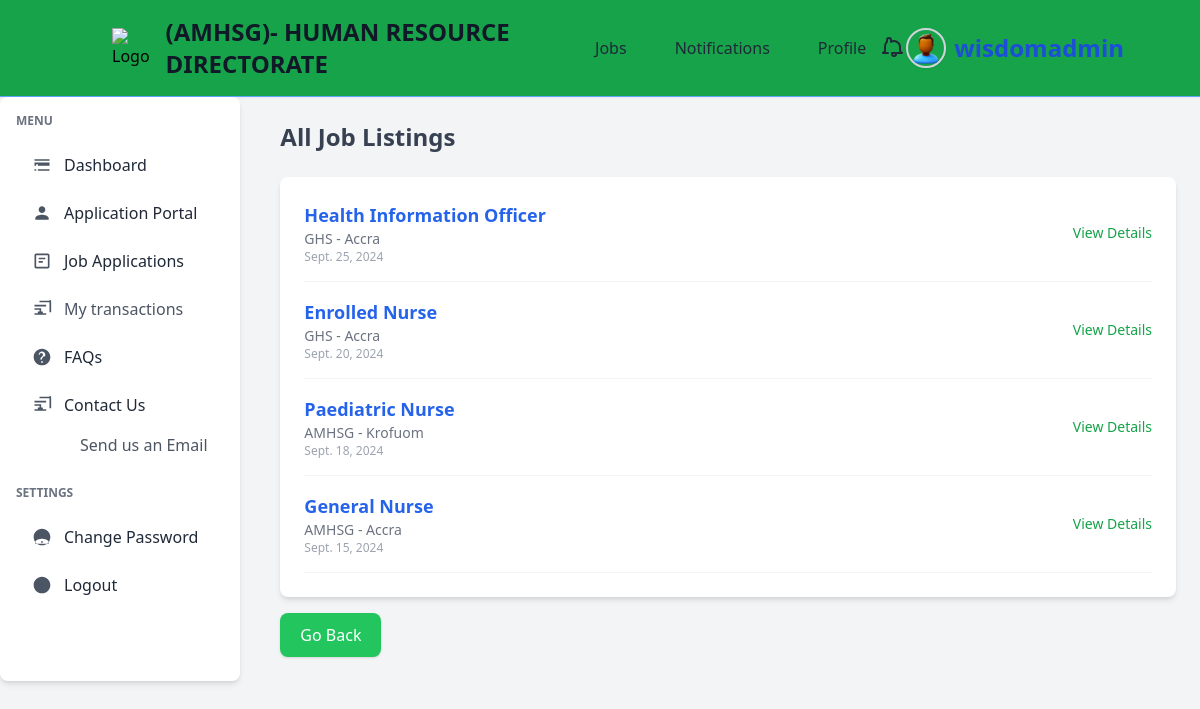
The app's page /jobs/ (signed in) with its own data.
### jobs/models.py (models this page shows, shortened)
class Job(models.Model):
    title = models.CharField(max_length=255, default="none")
    company = models.CharField(max_length=255, default="none")  # Name of the company offering the job
    location = models.CharField(max_length=255, default="none")
    description = models.TextField()
    responsibilities = models.TextField(help_text="List of job responsibilities", default="none")  # New field for responsibilities
    requirements = models.TextField(help_text="List of job requirements", default="none")  # New field for requirements
    salary = models.CharField(max_length=100, blank=True, null=True, help_text="Salary range or amount")  # Optional salary field
    posted_date = models.DateField(auto_now_add=True, blank=True, null=True)
    application_deadline = models.DateField(null=True, blank=True, help_text="Deadline to apply for the job")  # New field for application deadline
    class Meta:
        ordering = ['-posted_date']  # Orders job listings by the most recent first

### jobs/views.py (the view)
# urls.py: path('jobs/', views.job_list, name='job-list'),
@login_required(login_url="authentication:my-login")
def job_list(request):
    jobs = Job.objects.all().order_by('-posted_date')
    context = {
        'jobs': jobs,
    }
    return render(request, 'jobs/index.html', context)

### templates/jobs/index.html
{% extends 'authentication/dash-base.html' %} {% block content %}
 <section>
  <h2 class="text-2xl font-bold text-gray-700 mb-6">All Job Listings</h2>
  <div class="bg-white p-6 rounded-lg shadow-md">
    <ul class="space-y-4">
      {% for job in jobs %}
      <li class="flex justify-between items-center border-b border-gray-100 pb-4">
        <div>
          <a href="{% url 'job-detail' job.id %}" class="text-lg font-semibold text-blue-600 hover:text-blue-700 transition-colors">
            {{ job.title }}
          </a>
          <p class="text-gray-500 text-sm">{{ job.company }} - {{ job.location }}</p>
          <p class="text-gray-400 text-xs">{{ job.posted_date }}</p>
        </div>
        <a href="{% url 'job-detail' job.id %}" class="text-sm text-green-600 hover:text-green-700 transition-colors">
          View Details
        </a>
      </li>
      {% empty %}
      <li class="text-gray-500">No job listings available.</li>
      {% endfor %}
    </ul>
  </div>
  <a href="{% url 'dashboard' %}" class="mt-4 inline-block bg-green-500 text-white hover:bg-green-600 px-5 py-2.5 rounded-lg shadow transition-all">
    Go Back
  </a>
</section>
{% endblock %}

### templates/authentication/dash-base.html (shortened to what this page needs)
{% load static tailwind_tags %}
<!DOCTYPE html>
<html lang="en">
  <head>
    <link
      href="https://cdn.jsdelivr.net/npm/tailwindcss@2.2.19/dist/tailwind.min.css"
      rel="stylesheet"
    />
    <link
      rel="stylesheet"
      href="https://cdnjs.cloudflare.com/ajax/libs/font-awesome/6.0.0-beta3/css/all.min.css"
    />
    <link rel="stylesheet" href="https://cdn.jsdelivr.net/npm/flatpickr/dist/flatpickr.min.css">
    <link href="{% static 'css/styles.css' %}" rel="stylesheet">
    <link href="https://cdn.jsdelivr.net/npm/tailwindcss@2.2.19/dist/tailwind.min.css" rel="stylesheet">
    <link href="https://cdn.jsdelivr.net/npm/select2@4.1.0-rc.0/dist/css/select2.min.css" rel="stylesheet" />
    {% tailwind_css %}
  </head>
  <body class="bg-gray-100">
<header class="bg-green-600 shadow-sm border-b border-blue-400">
  <div class="container mx-auto flex items-center justify-between py-4 px-6">
    <div class="flex items-center space-x-4">
      <img src="{% static 'img/logo.png' %}" alt="Logo" class="w-10 h-10" />
      <a href="{% url 'dashboard' %}" class="text-2xl font-bold text-gray-900">
        (AMHSG)- HUMAN RESOURCE DIRECTORATE
      </a>
    </div>
    <nav class="hidden md:flex space-x-4">
      <a href="{% url 'job-list' %}" class="px-4 py-2 text-gray-800 hover:bg-yellow-600 hover:text-white rounded-md">
        Jobs
      </a>
      <a href="{% url 'notification-list' %}" class="px-4 py-2 text-gray-800 hover:bg-yellow-600 hover:text-white rounded-md">
        Notifications
      </a>
      <a href="#" class="px-4 py-2 text-gray-800 hover:bg-yellow-600 hover:text-white rounded-md">
        Profile
      </a>
    </nav>
    <div class="relative">
      <button id="notificationButton" class="relative flex items-center text-gray-800 hover:text-blue-600">
      </button>
    </div>
    <div class="relative">
      <button id="profileMenuButton" class="flex items-center space-x-2 text-gray-800 hover:text-blue-600">
        <img src="{% static 'img/profile.png' %}" alt="Profile Image" class="w-10 h-10 rounded-full border-2 border-gray-300 shadow-sm" />
        <span class="hidden md:inline font-extrabold text-2xl text-blue-700">{{ user.username }}</span>
      </button>
    </div>
  </div>
</header>
    <div class="flex flex-col md:flex-row md:space-x-4">
      <aside class="w-full md:w-1/4 bg-white shadow-md rounded-lg p-4 mb-4 md:mb-0">
        <nav class="space-y-6">
          <div>
            <h2 class="text-xs font-semibold text-gray-500 uppercase mb-4">Menu</h2>
            <ul class="space-y-2">
              <li>
                <a
                  href="{% url 'dashboard' %}"
                  class="flex items-center px-4 py-2 text-gray-800 hover:bg-blue-500 rounded transition-colors duration-200"
                >
                  <svg
                    class="w-5 h-5 mr-3 text-gray-600"
                    fill="currentColor"
                    xmlns="http://www.w3.org/2000/svg"
                    viewBox="0 0 24 24"
                  >
                    <path
                      d="M3 13h2v-2H3v2zm4 0h14v-2H7v2zm0 6h14v-2H7v2zm-4 0h2v-2H3v2zm0-14v2h18V5H3zm0 6h18v-2H3v2z"
                    />
                  </svg>
                  Dashboard
                </a>
              </li>
              <li>
                <a
                  href="{% url 'application-portal' %}"
                  class="flex items-center px-4 py-2 text-gray-800 hover:bg-blue-500 rounded transition-colors duration-200"
                >
                  <svg
                    class="w-5 h-5 mr-3 text-gray-600"
                    fill="currentColor"
                    xmlns="http://www.w3.org/2000/svg"
                    viewBox="0 0 24 24"
                  >
                    <path
                      d="M12 12c2.21 0 4-1.79 4-4s-1.79-4-4-4-4 1.79-4 4 1.79 4 4 4zm0 2c-2.67 0-8 1.34-8 4v2h16v-2c0-2.66-5.33-4-8-4z"
                    />
                  </svg>
                  Application Portal
                </a>
              </li>
              <li>
                <a
                  href="{% url 'job-applications' %}"
                  class="flex items-center px-4 py-2 text-gray-800 hover:bg-blue-500 rounded transition-colors duration-200"
                >
                  <svg
                    class="w-5 h-5 mr-3 text-gray-600"
                    fill="currentColor"
                    xmlns="http://www.w3.org/2000/svg"
                    viewBox="0 0 24 24"
                  >
                    <path
                      d="M19 3H5c-1.1 0-2 .9-2 2v14c0 1.1.9 2 2 2h14c1.1 0 2-.9 2-2V5c0-1.1-.9-2-2-2zm0 16H5V5h14v14zM8 8h8v2H8zm0 4h5v2H8z"
                    />
                  </svg>
                  Job Applications
                </a>
              </li>
              <li>
                <a
                  href="{% url 'my-transactions' %}"
                  class="flex items-center px-4 py-2 text-gray-600 hover:bg-blue-500 rounded transition-colors duration-200"
                >
                  <svg
                    class="w-5 h-5 mr-3 text-gray-600"
                    fill="currentColor"
                    xmlns="http://www.w3.org/2000/svg"
                    viewBox="0 0 24 24"
                  >
                    <path
                      d="M3 13h8v-2H3v2zm0 6h14v-2H3v2zm0-10h14V7H3v2zm18-7H9v2h12v12h2V3c0-1.1-.9-2-2-2zM13 15h-2v-2H9v2H7v2h2v2h2v-2h2v-2z"
                    />
                  </svg>
                  My transactions
                </a>
              </li>
              <li>
                <a
                  href="#"
                  class="flex items-center px-4 py-2 text-gray-800 hover:bg-blue-500 rounded transition-colors duration-200"
                >
                  FAQs
                </a>
              </li>
              <li>
                <a
                  href="#"
                  class="flex items-center px-4 py-2 text-gray-800 hover:bg-blue-500 rounded transition-colors duration-200"
                >
                  <svg
                    class="w-5 h-5 mr-3 text-gray-600"
                    fill="currentColor"
                    xmlns="http://www.w3.org/2000/svg"
                    viewBox="0 0 24 24"
                  >
                    <path
                      d="M3 13h8v-2H3v2zm0 6h14v-2H3v2zm0-10h14V7H3v2zm18-7H9v2h12v12h2V3c0-1.1-.9-2-2-2zM13 15h-2v-2H9v2H7v2h2v2h2v-2h2v-2z"
                    />
                  </svg>
                  Contact Us
                </a>
                <ul class="pl-12 mt-1 space-y-1">
                  <li>
                    <a
                      href="#"
                      class="block px-4 py-1 text-gray-600 hover:underline hover:bg-blue-500"
                    >
                      Send us an Email
                    </a>
                  </li>
                </ul>
              </li>
            </ul>
          </div>
          <div>
            <h2 class="text-xs font-semibold text-gray-500 uppercase mb-4">
              Settings
            </h2>
            <ul class="space-y-2">
              <li>
                <a
                  href="#"
                  class="flex items-center px-4 py-2 text-gray-800 hover:bg-blue-500 rounded transition-colors duration-200"
                >
                  <svg
                    class="w-5 h-5 mr-3 text-gray-600"
                    fill="currentColor"
                    xmlns="http://www.w3.org/2000/svg"
                    viewBox="0 0 24 24"
                  >
                    <path
                      d="M12 2c5.52 0 10 4.48 10 10s-4.48 10-10 10S2 17.52 2 12 6.48 2 12 2zm1 17h-2v-2h2v2zm-1-5c-2.67 0-8 1.34-8 4v2h16v-2c0-2.66-5.33-4-8-4z"
                    />
                  </svg>
                  Change Password
                </a>
              </li>
              <li>
                <a
                  href="{% url 'user-logout' %}"
                  class="flex items-center px-4 py-2 text-gray-800 hover:bg-red-500 rounded transition-colors duration-200"
                >
                  <svg
                    class="w-5 h-5 mr-3 text-gray-600"
                    fill="currentColor"
                    xmlns="http://www.w3.org/2000/svg"
                    viewBox="0 0 24 24"
                  >
                    <path
                      d="M12 2c5.52 0 10 4.48 10 10s-4.48 10-10 10S2 17.52 2 12 6.48 2 12 2zm1 17h-2v-2h2v2zm0-6h-2v-6h2v6z"
                    />
                  </svg>
                  Logout
                </a>
              </li>
            </ul>
          </div>
        </nav>
      </aside>
    <main class="container mx-auto p-6">
      {% block content %}{% endblock %}
    </main>
  </body>
</html>

### records on screen
Job: title "Health Information Officer", company "GHS", location "Accra", posted_date "Sept. 25, 2024"
Job: title "Enrolled Nurse", company "GHS", location "Accra", posted_date "Sept. 20, 2024"
Job: title "Paediatric Nurse", company "AMHSG", location "Krofuom", posted_date "Sept. 18, 2024"
Job: title "General Nurse", company "AMHSG", location "Accra", posted_date "Sept. 15, 2024"

### other values on screen
{{ user.username }} "wisdomadmin"
